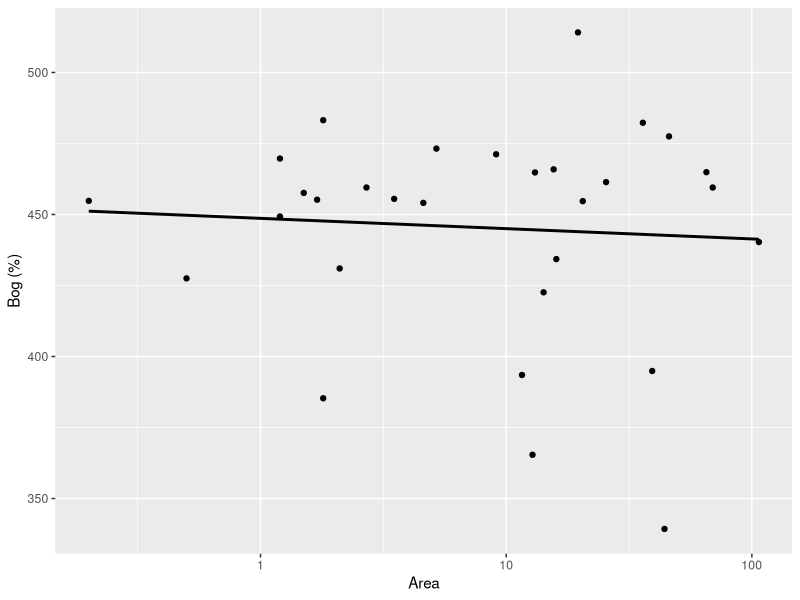
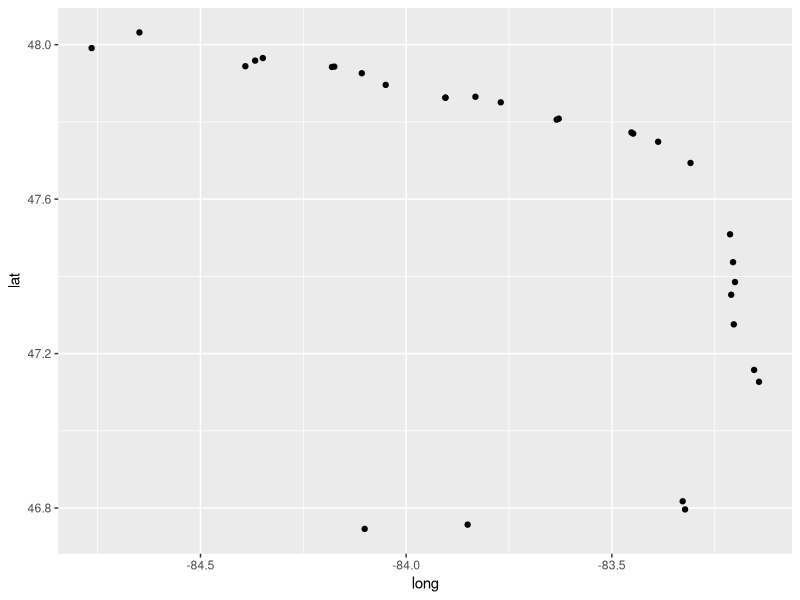

R code for these plots, in order: (Note: this script raises an error after producing the figures.)
#########################
## Name: Matt Watkins
## Date: Aug. 25th / '22
## Project: MSc data analysis
## Objective: Make catchment characteristic plots to identify confounding variables
## Inputs: ws_char RDS
## Outputs: ggplots
#########################

## 0. NOTES ----

## 1. PREPARE ----

rm(list=ls())
options(stringsASfactors = FALSE, scipen = 999, encoding = "UTF-8")

library(tidyverse)
library(readxl)
library(rlang)

## 2. IMPORT ----

ws_table <- read_excel("Watershed_table_v1.xlsx")

## 3. TIDY // PROCESS ----

ws_sub <- ws_table[, 7:17] %>% 
  select(-`Mixed Forest (%)`)# make data wide format to setup for auto graphs

colnames(ws_sub) <- c("lat", "long", "area", "elev", "slope", "wetland", "water", "forest", "deciduous", "coniferous")

expl_1 <- names(ws_sub)[1:10]
expl_2 <- names(ws_sub)[1:10]

## 4. PLOTTING ----

### 4.01 - Plot the type of graph I want once ----

ws_sub %>% 
  ggplot(aes(area, elev)) +
  geom_point() +
  geom_smooth(method = "lm", formula = y~x, se = FALSE, colour = "black") +
  scale_x_log10() +
  labs(x = "Area", y = "Bog (%)") # standard area-bog scatter plot

### 4.02 - Change this to a function to automate similar graphs ----

expl_plots <- function(x, y) {
    ggplot(ws_sub, aes(x = .data[[x]], y = .data[[y]])) +
    geom_point()
}

expl_plots(x = "long", y = "lat") # test the function - it works

wetland_plots = map(expl_1, ~expl_plots(.x, "wetland") ) # test map from purr - it works

allplots_made = pmap(plot_subset8, ~expl_plots(x = .y, y = .x) ) # makes all of the plots and places them in a list

allplots_names = pmap(unique_plots, ~paste0(.x, "_", .y, ".png")) # gives unique names to all of the plots based on their column names

allplots_names[1:90] # views all of the plots in the console


### 4.03 - Checking for collinearity between all of the predictor variables ----

summary(lm(ws_sub$wetland ~ ws_sub$water))

allplots_made

## 5. SAVING // EXPORTING ----

pdf("landcover_var_scatterplots.pdf")
allplots_made
dev.off()


### Save all unique combos of predictor variables to a RDS

saveRDS(plot_subset8, file = "landcover_variable_combos.RDS")
## 6. TRIAL // JUNK CODE ----

